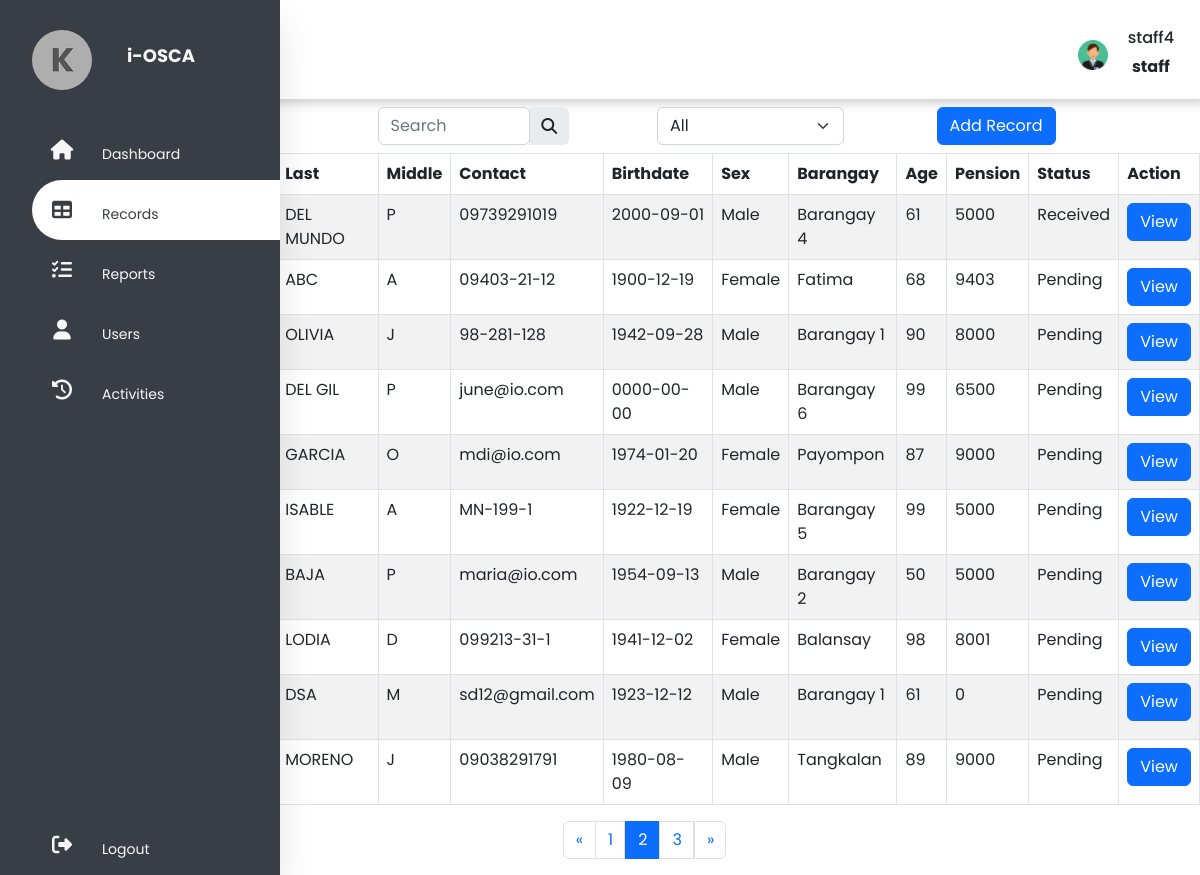
/deprecated/records.php?page=2 (signed in), run on the app's committed database.
### tables this page shows
CREATE TABLE `tbl_records` (
  `id` int(11) NOT NULL,
  `fx_id` varchar(50) NOT NULL,
  `fx_firstname` varchar(50) NOT NULL,
  `fx_lastname` varchar(50) NOT NULL,
  `fx_middlename` varchar(50) NOT NULL,
  `fx_contact` varchar(150) NOT NULL,
  `fd_birthdate` date NOT NULL,
  `fx_gender` varchar(50) NOT NULL,
  `fx_barangay` varchar(150) NOT NULL,
  `fn_age` int(3) NOT NULL,
  `fn_pension` bigint(50) NOT NULL,
  `fn_status` varchar(50) NOT NULL,
  `life_status` varchar(150) NOT NULL,
  `fd_pension` date NOT NULL
);

### deprecated/records.php (the view, shortened to what this page needs)
<?php
include('conn/connection.php');
$limit = isset($_SESSION['records-limit']) ? $_SESSION['records-limit'] : 10;
$page = isset($_GET['page']) ? $_GET['page'] : 1;
$paginationStart = ($page - 1) * $limit;
$records = $conn->query("SELECT * FROM tbl_records ORDER BY `tbl_records`.`fx_firstname` ASC LIMIT $paginationStart, $limit");
$allrecords = $records->fetch_all(MYSQLI_ASSOC);
$sql = $conn->query("SELECT count(id) AS id FROM tbl_records");
$custCount = $sql->fetch_all(MYSQLI_ASSOC);
$allRecrods = $custCount[0]['id'];
$totoalPages = ceil($allRecrods / $limit);
$prev = $page - 1;
$next = $page + 1;
if (isset($_SESSION['user_id']) && isset($_SESSION['user_name'])) {
?>
<!DOCTYPE html>
<html lang="en">
<head>
    <link href="https://cdn.jsdelivr.net/npm/bootstrap@5.2.2/dist/css/bootstrap.min.css" rel="stylesheet">
    <link rel="stylesheet" type="text/css" href="css/g_style.css">
    <link rel="stylesheet" type="text/css" href="css/records_style.css">
    <link rel="stylesheet" href="https://cdnjs.cloudflare.com/ajax/libs/font-awesome/6.2.0/css/all.min.css">
</head>
<body>
    <nav class="side-nav">
        <ul>
            <li>
                <a href="#" class="logo">
                    <img src="media/logo.jpg" alt="logo">
                    <span class="nav-item">i-OSCA</span>
                </a>
            </li>
            <li><a href="dashboard.php" id="nav-list">
                    <i class="fas fa-home"></i>
                    <span class="nav-item">Dashboard</span>
                </a></li>
            <li><a href="#" class="active" id="nav-list">
                    <i class="fas fa-table"></i>
                    <span class="nav-item">Records</span>
                </a></li>
            <li><a href="reports.php" id="nav-list">
                    <i class="fas fa-tasks"></i>
                    <span class="nav-item">Reports</span>
                </a></li>
            <li><a href="#" id="nav-list">
                    <i class="fas fa-user"></i>
                    <span class="nav-item">Users</span>
                </a></li>
            <li><a href="activities.php" id="nav-list">
                    <i class="fas fa-solid fa-clock-rotate-left"></i>
                    <span class="nav-item">Activities</span>
                </a></li>
            <li><a href="function/logout.php" class="logout" id="nav-list">
                    <i class="fas fa-sign-out-alt"></i>
                    <span class="nav-item">Logout</span>
                </a></li>
        </ul>
    </nav>
    <div class="main-content">
        <header>
            <div class="header-title">
                <h2>
                    <label for="">
                </h2>
            </div>
            <div class="user-wrapper">
                <img src="media/male.png" width="30px" height="30px" alt="user">
                <div>
                    <h6><span class="nav-item"><?php echo $_SESSION['user_name']; ?></span></h6>
                    <p><span class="nav-item"><?php echo $_SESSION['user_level']; ?></span></p>
                </div>
            </div>
        </header>
        <div class="container p-2">
            <div class="row" id="tbl_header">
                <div class="div-2 col-sm">
                </div>
                <div class="div-1 col-sm">
                    <div class="input-group rounded w-75">
                        <input type="search" class="form-control rounded" placeholder="Search" aria-label="Search"
                            aria-describedby="search-addon" />
                        <span class="input-group-text border-0" id="search-addon">
                            <i class="fas fa-search"></i>
                        </span>
                    </div>
                </div>
                <div class="div-2.1 col-sm">
                    <select class="form-select" id="bselect" style="width: auto;">
                        <option>All</option>
                    </select>
                </div>
                <div class="div-3 col-sm">
                    <button type="button" class="btn btn-primary" data-bs-toggle="modal" data-bs-target="#myModal">Add
                        Record</button>
                </div>
            </div>
        </div>
        <div class="table-div t-1" id="container">
            <table id="datatable" class="table table-striped table-bordered">
                <thead>
                    <tr>
                        <th scope="col">Senior ID</th>
                        <th scope="col">First</th>
                        <th scope="col">Last</th>
                        <th scope="col">Middle</th>
                        <th scope="col">Contact</th>
                        <th scope="col">Birthdate</th>
                        <th scope="col">Sex</th>
                        <th scope="col">Barangay</th>
                        <th scope="col">Age</th>
                        <th scope="col">Pension</th>
                        <th scope="col">Status</th>
                        <th scope="col">Action</th>
                    </tr>
                </thead>
                <tbody>
                    <?php foreach($allrecords as $row) :  ?>
                    <tr>
                        <td id="sid"> <?php echo $row['fx_id']; ?> </td>
                        <td> <?php echo $row['fx_firstname']; ?> </td>
                        <td> <?php echo $row['fx_lastname']; ?> </td>
                        <td> <?php echo $row['fx_middlename']; ?> </td>
                        <td> <?php echo $row['fx_contact']; ?> </td>
                        <td> <?php echo $row['fd_birthdate']; ?> </td>
                        <td> <?php echo $row['fx_gender']; ?> </td>
                        <td> <?php echo $row['fx_barangay']; ?> </td>
                        <td> <?php echo $row['fn_age']; ?> </td>
                        <td> <?php echo $row['fn_pension']; ?> </td>
                        <td> <?php echo $row['fn_status']; ?> </td>
                        <td> <button id='<?php echo $row['fx_id']; ?>' class="view btn btn-primary"
                                style="width: auto;">View</button></td>
                    </tr>
                    <?php endforeach; ?>
                </tbody>
            </table>
        </div>
        <div class="d-flex justify-content-center">
            <ul class="pagination">
                <li class="page-item <?php if($page <= 1){ echo 'disabled'; } ?>">
                    <a class="page-link w-100"
                        href="<?php if($page <= 1){ echo '#'; } else { echo "?page=" . $prev; } ?>">
                        <span aria-hidden="true">&laquo;</span>
                    </a>
                </li>
                <?php for($i = 1; $i <= $totoalPages; $i++ ): ?>
                <li class="page-item <?php if($page == $i) {echo 'active'; } ?>">
                    <a class="page-link w-100" href="records.php?page=<?= $i; ?>"> <?= $i; ?> </a>
                </li>
                <?php endfor; ?>
                <li class="page-item <?php if($page >= $totoalPages) { echo 'disabled'; } ?>">
                    <a class="page-link w-100"
                        href="<?php if($page >= $totoalPages){ echo '#'; } else {echo "?page=". $next; } ?>">
                        <span aria-hidden="true">&raquo;</span>
                    </a>
                </li>
            </ul>
        </div>
    </div>
</body>
</html>
<?php
}else{
    header("Location: index.php");
    exit();
}
?>

### css/g_style.css (style rules this page uses)
:root { --main-color:#393E46; --secondary-color: #6D9886; --next-color: #F2E7D5; --last-color: #F7F7F7; --gray: #808080; }
* { margin: 0; padding: 0; outline: none; border: none; list-style: none; box-sizing: border-box; text-decoration: none; font-family: "Poppins", sans-serif; }
body { background: #fff; }
.side-nav { position: fixed; top: 0; bottom: 0; height: 100%; background: var(--main-color); width: 90px; z-index: 999; overflow: hidden; transition: width 0.2s linear; box-shadow: 0 20px 35px rgba(0, 0, 0, 0.1); }
.logo { text-align: center; display: flex; transition: all 0.5s ease; margin: 20px 0 20px -10px; }
.logo img { width: 60px; height: 60px; border-radius: 50%; }
.logo span { font-weight: bold; padding-left: 15px; font-size: 18px; }
a { position: relative; color: rgb(85, 83, 83); font-size: 14px; text-decoration: none; color: var(--last-color); display: table; width: 300px; padding: 10px; }
li i { position: relative; width: 40px; height: 40px; top: 10px; color: var(--last-color); font-size: 20px; text-align: center; }
.nav-item { position: relative; top: 12px; margin-left: 20px; }
li a.active { background: #fff; color: var(--main-color); border-radius: 30px 0 0 30px; }
a.active i { color: var(--main-color); }
.logout { position: absolute; bottom: 0; }
.main-content { padding: 0 0 0 90px; }
header { display: flex; justify-content: space-between; padding: 1rem; width: 100%; box-shadow: 4px 4px 10px rgba(0, 0, 0, 0.2); }
.header-title { transform: translateY(25%); }
.user-wrapper { display: flex; margin-right: 10px; align-items: center; }
.user-wrapper div p { text-align: center; font-weight: bold; }
.user-wrapper img { margin-top: 10px; }

### css/records_style.css (style rules this page uses)
:root { --main-color: #393E46; --secondary-color: #6D9886; --next-color: #F2E7D5; --last-color: #F7F7F7; --gray: #808080; }

### data on the page
tbl_records: fx_lastname "DEL MUNDO", fx_middlename "P", fx_contact "09739291019", fd_birthdate "2000-09-01", fx_gender "Male", fx_barangay "Barangay 4", fn_age "61", fn_pension "5000", fn_status "Received"
tbl_records: fx_lastname "ABC", fx_middlename "A", fx_contact "09403-21-12", fd_birthdate "1900-12-19", fx_gender "Female", fx_barangay "Fatima", fn_age "68", fn_pension "9403", fn_status "Pending"
tbl_records: fx_lastname "OLIVIA", fx_middlename "J", fx_contact "98-281-128", fd_birthdate "1942-09-28", fx_gender "Male", fx_barangay "Barangay 1", fn_age "90", fn_pension "8000", fn_status "Pending"
tbl_records: fx_lastname "DEL GIL", fx_middlename "P", fx_contact "june@io.com", fd_birthdate "0000-00-00", fx_gender "Male", fx_barangay "Barangay 6", fn_age "99", fn_pension "6500", fn_status "Pending"
tbl_records: fx_lastname "GARCIA", fx_middlename "O", fx_contact "mdi@io.com", fd_birthdate "1974-01-20", fx_gender "Female", fx_barangay "Payompon", fn_age "87", fn_pension "9000", fn_status "Pending"
tbl_records: fx_lastname "ISABLE", fx_middlename "A", fx_contact "MN-199-1", fd_birthdate "1922-12-19", fx_gender "Female", fx_barangay "Barangay 5", fn_age "99", fn_pension "5000", fn_status "Pending"
tbl_records: fx_lastname "BAJA", fx_middlename "P", fx_contact "maria@io.com", fd_birthdate "1954-09-13", fx_gender "Male", fx_barangay "Barangay 2", fn_age "50", fn_pension "5000", fn_status "Pending"
tbl_records: fx_lastname "LODIA", fx_middlename "D", fx_contact "099213-31-1", fd_birthdate "1941-12-02", fx_gender "Female", fx_barangay "Balansay", fn_age "98", fn_pension "8001", fn_status "Pending"
tbl_records: fx_lastname "DSA", fx_middlename "M", fx_contact "sd12@gmail.com", fd_birthdate "1923-12-12", fx_gender "Male", fx_barangay "Barangay 1", fn_age "61", fn_pension "0", fn_status "Pending"
tbl_records: fx_lastname "MORENO", fx_middlename "J", fx_contact "09038291791", fd_birthdate "1980-08-09", fx_gender "Male", fx_barangay "Tangkalan", fn_age "89", fn_pension "9000", fn_status "Pending"

### other printed values
$_SESSION['user_name'] "staff4"
$_SESSION['user_level'] "staff"
